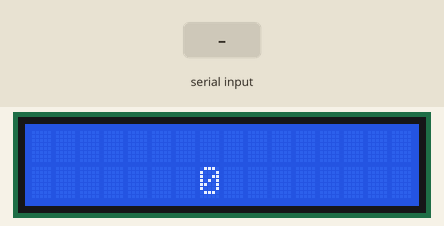
Recording of a sketch running on a simulated Arduino Uno, built with avr-gcc and run on an emulated ATmega328P. Shown: 16×2 character LCD. Inputs (shaded band) come from the test bench. What the sketch prints to the serial monitor is not drawn.

Above: at 0.1 s.
At 1.2 s:
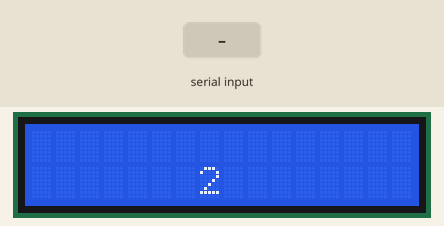
1.3 s: "1" received over Serial
At 1.9 s:
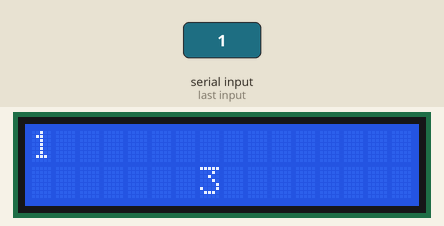
Timing chart, 0 to 4.3 s (numbered marks = the images above; inputs shaded):
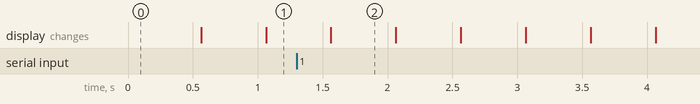

The sketch:

serialControl.ino
```cpp
#include <LiquidCrystal.h>
const int rs = 51, en = 47, d4 = 37, d5 = 35, d6 = 33, d7 = 31;
LiquidCrystal lcd(rs, en, d4, d5, d6, d7);
int j = 0;
int i = 0;
void setup() {
    Serial.begin(9600);
    lcd.begin(16, 2);
}

void loop() {

  lcd.setCursor(7, 1);
  lcd.print(j);
  j++;
  char cbuff[40];
  while(Serial.available()>0){
    char x = Serial.read();
    if(x!=10){
      lcd.setCursor(i,0);
      i++;
      lcd.write(x);
      Serial.println(x);
    }
    else{
      lcd.setCursor(0, 0);
      lcd.print("                ");
      i=0;
    }

    }
    i=0;


  //i++;
  //i=0;
  delay(500);
}
```

Measured:
- what the display in image 2 shows lasts 0.5 s, from 1.6 s to 2.1 s
